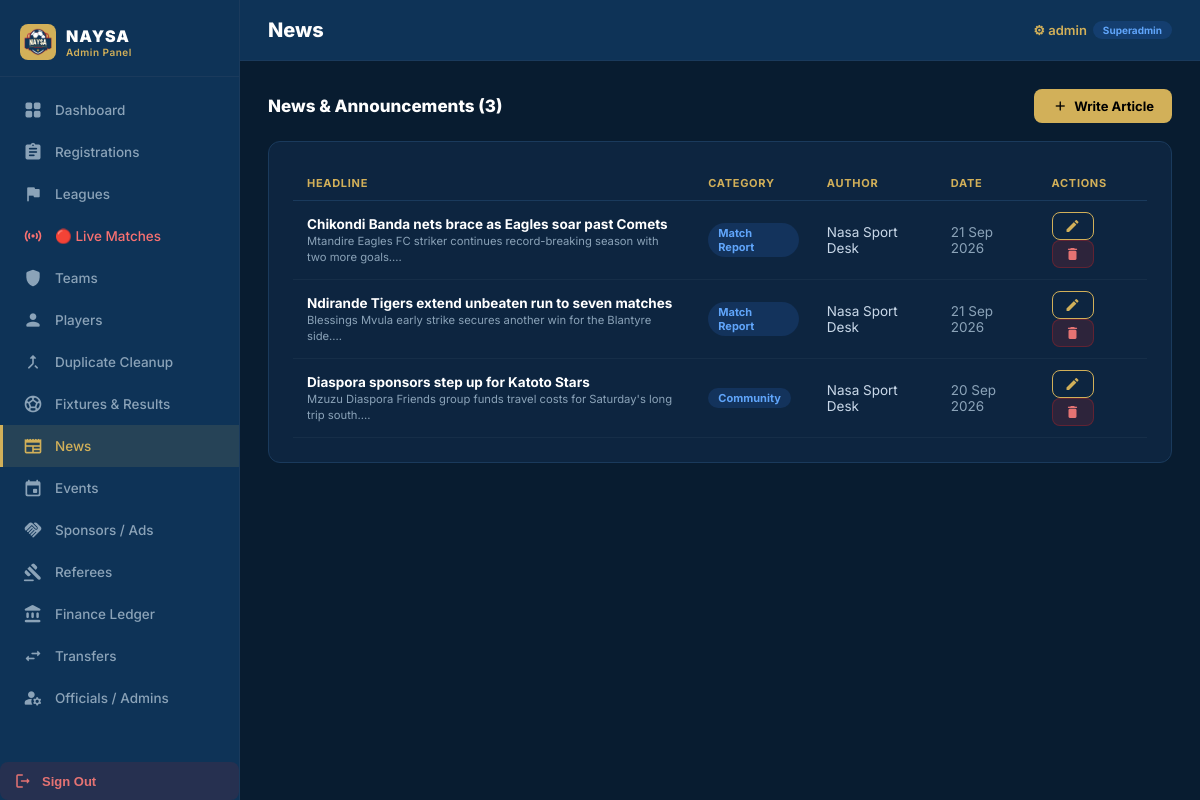
Page /admin/news.php (signed in) on the committed database.
### tables this page shows
CREATE TABLE IF NOT EXISTS news (
    id VARCHAR(50) PRIMARY KEY,
    title VARCHAR(500),
    summary TEXT,
    body LONGTEXT,
    date DATETIME,
    category VARCHAR(100),
    author VARCHAR(255),
    imageUrl TEXT
);

### admin/config.php (called while the page is built, shortened)
<?php
function e(mixed $v): string {
    return htmlspecialchars((string)($v ?? ''), ENT_QUOTES);
}

### admin/news.php (the view, shortened to what this page needs)
<?php
$pdo = db();
try { $pdo->query("ALTER TABLE news ADD COLUMN imageUrl TEXT"); } catch(Exception $e) {}
$action = $_GET['action'] ?? 'list';
$categories = ['Match Report','Announcement','Tournament','Player Spotlight','Club News','Transfer News'];
require __DIR__.'/header.php';
?>
<?php if ($action==='add'): ?>
<div class="card">
  <div class="section-header"><span class="section-title">Publish Article</span><a href="news.php" class="btn btn-outline btn-sm">← Back</a></div>
  <form method="post" enctype="multipart/form-data">
    <input type="hidden" name="op" value="create"/>
    <div class="form-grid">
      <div class="form-group" style="grid-column:1/-1"><label>Headline *</label><input name="title" required/></div>
      <div class="form-group"><label>Category</label>
        <select name="category"><?php foreach($categories as $c): ?><option><?= $c ?></option><?php endforeach; ?></select>
      </div>
      <div class="form-group"><label>Author</label><input name="author" value="NAYSA Admin"/></div>
      <div class="form-group" style="grid-column:1/-1"><label>Cover Image</label>
        <input type="file" name="banner" accept="image/*"/>
        <small style="color:#8BA3B8">Shown as the article cover photo in the app.</small>
      </div>
      <div class="form-group" style="grid-column:1/-1"><label>Summary (shown in preview)</label><textarea name="summary" style="min-height:60px"></textarea></div>
      <div class="form-group" style="grid-column:1/-1"><label>Full Article Body</label><textarea name="body" style="min-height:160px"></textarea></div>
    </div>
    <div class="form-actions">
      <button class="btn btn-gold" type="submit"><span class="material-icons-round">publish</span>Publish</button>
      <a href="news.php" class="btn btn-outline">Cancel</a>
    </div>
  </form>
</div>
<?php else: ?>
<div class="section-header">
  <span class="section-title">News & Announcements (<?= $pdo->query('SELECT COUNT(*) FROM news')->fetchColumn() ?>)</span>
  <a href="news.php?action=add" class="btn btn-gold"><span class="material-icons-round">add</span>Write Article</a>
</div>
<div class="card">
  <div class="table-wrap">
  <table>
    <thead><tr><th>Headline</th><th>Category</th><th>Author</th><th>Date</th><th>Actions</th></tr></thead>
    <tbody>
    <?php foreach($pdo->query('SELECT * FROM news ORDER BY date DESC')->fetchAll() as $n): ?>
    <tr>
      <td>
        <div style="display:inline-block;vertical-align:middle;">
          <strong style="color:#fff"><?= e($n['title']) ?></strong><br>
          <small style="color:#8BA3B8"><?= e(substr($n['summary']??'',0,80)) ?>...</small>
        </div>
      </td>
      <td><span class="badge badge-blue"><?= e($n['category']) ?></span></td>
      <td><?= e($n['author']) ?></td>
      <td style="color:#8BA3B8"><?= date('d M Y', strtotime($n['date'])) ?></td>
      <td>
        <a href="news.php?action=edit&id=<?= e($n['id']) ?>" class="btn btn-outline btn-sm"><span class="material-icons-round">edit</span></a>
        <form method="post" style="display:inline" onsubmit="return confirm('Delete article?')">
          <button class="btn btn-danger btn-sm" type="submit"><span class="material-icons-round">delete</span></button>
        </form>
      </td>
    </tr>
    <?php endforeach; ?>
    </tbody>
  </table>
  </div>
</div>
<?php endif; ?>
<?php require __DIR__.'/footer.php'; ?>

### admin/header.php (style rules this page uses)
:root { --navy:#0E3357;--dark:#081C30;--gold:#D2B059;--red:#AF2329; --white:#FEFEFE;--slate:#8BA3B8;--card:#0D2540;--border:#1A3A5C; --radius:12px;--sidebar:240px; }
* { margin:0;padding:0;box-sizing:border-box; }
body { font-family:'Inter',sans-serif;background:var(--dark);color:var(--white);display:flex;min-height:100vh; }
a { text-decoration:none;color:inherit; }
.card { background:var(--card);border:1px solid var(--border);border-radius:var(--radius);padding:24px;margin-bottom:20px; }
.table-wrap { overflow-x:auto; }
table { width:100%;border-collapse:collapse;font-size:13.5px; }
thead th { padding:10px 14px;text-align:left;color:var(--gold);font-size:11px; text-transform:uppercase;letter-spacing:.7px;border-bottom:1px solid var(--border); }
tbody tr { border-bottom:1px solid rgba(255,255,255,.04);transition:background .1s; }
td { padding:11px 14px;color:#c9d8e8;vertical-align:middle; }
.badge { display:inline-block;padding:3px 10px;border-radius:20px;font-size:11px;font-weight:700; }
.badge-blue { background:rgba(59,130,246,.15);color:#60a5fa; }
.btn { display:inline-flex;align-items:center;gap:6px;padding:9px 18px;border-radius:8px; font-size:13px;font-weight:700;cursor:pointer;border:none;transition:all .15s; }
.btn-gold { background:var(--gold);color:#000; }
.btn-outline { background:transparent;color:var(--gold);border:1px solid var(--gold); }
.btn-danger { background:rgba(175,35,41,.2);color:#e57373;border:1px solid rgba(175,35,41,.4); }
.btn-sm { padding:5px 12px;font-size:12px; }
.btn .material-icons-round { font-size:16px; }
.section-header { display:flex;align-items:center;justify-content:space-between;margin-bottom:18px; }
.section-title { font-size:17px;font-weight:800;color:var(--white); }

### rows in the picture
news: title "Chikondi Banda nets brace as Eagles soar past Comets", summary "Mtandire Eagles FC striker continues record-breaking season with two more goals.", category "Match Report", author "Nasa Sport Desk", date "21 Sep 2026"
news: title "Ndirande Tigers extend unbeaten run to seven matches", summary "Blessings Mvula early strike secures another win for the Blantyre side.", category "Match Report", author "Nasa Sport Desk", date "21 Sep 2026"
news: title "Diaspora sponsors step up for Katoto Stars", summary "Mzuzu Diaspora Friends group funds travel costs for Saturday's long trip south.", category "Community", author "Nasa Sport Desk", date "20 Sep 2026"

### other values in the picture
$info['label'] "Dashboard"
$info['label'] "Registrations"
$info['label'] "Leagues"
$info['label'] "🔴 Live Matches"
$info['label'] "Teams"
$info['label'] "Players"
$info['label'] "Duplicate Cleanup"
$info['label'] "Fixtures & Results"
$info['label'] "News"
$info['label'] "Events"
$info['label'] "Sponsors / Ads"
$info['label'] "Referees"
$info['label'] "Finance Ledger"
$info['label'] "Transfers"
$info['label'] "Officials / Admins"
